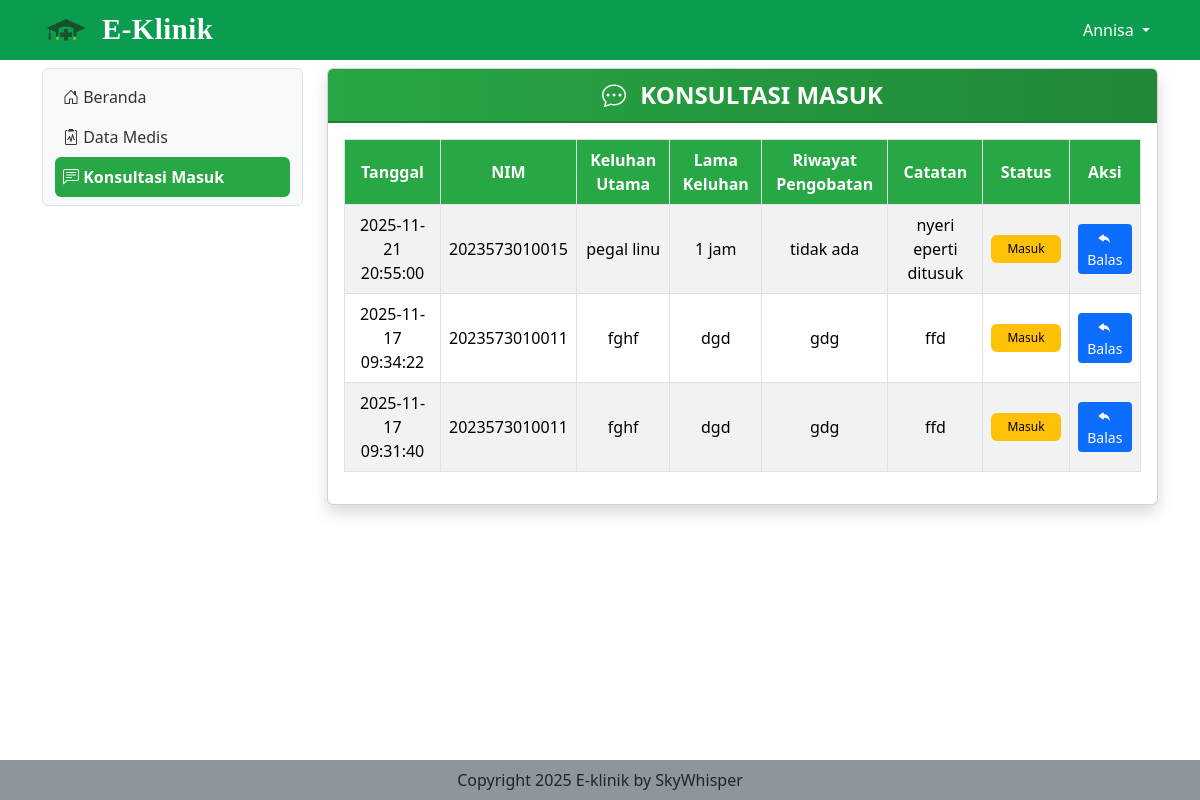
The app's page /konsultasimasuk (signed in), older data.
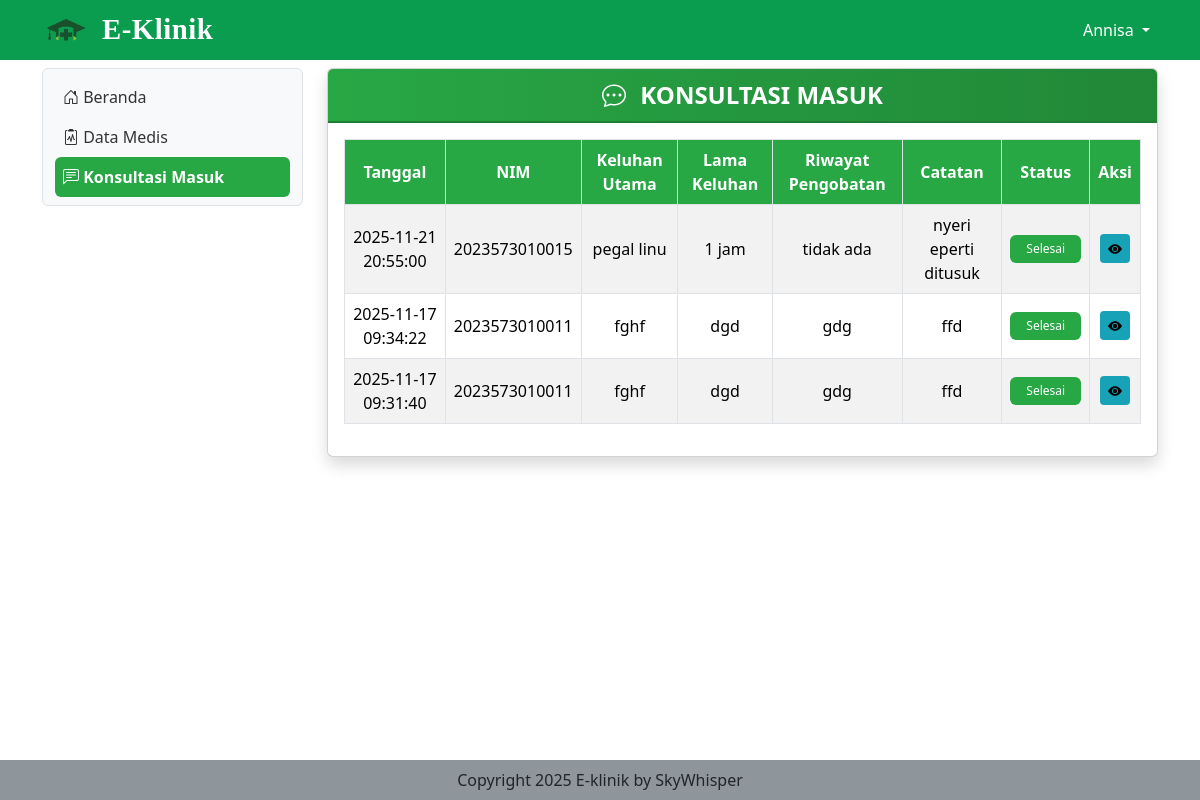
The same page, newer data.
### tables this page shows
CREATE TABLE `konsultasi` (
  `id_konsultasi` bigint(20) NOT NULL,
  `tgl_konsultasi` datetime DEFAULT current_timestamp(),
  `keluhan_utama` text DEFAULT NULL,
  `lama_keluhan` text DEFAULT NULL,
  `riwayat_pengobatan_sendiri` text DEFAULT NULL,
  `catatan_mahasiswa` text DEFAULT NULL,
  `nim` varchar(50) DEFAULT NULL,
  `id_petugas` varchar(50) DEFAULT NULL,
  `status` varchar(20) DEFAULT NULL
);

CREATE TABLE `tindak_lanjut` (
  `id_tindak_lanjut` bigint(20) NOT NULL,
  `tgl_tindak_lanjut` datetime DEFAULT current_timestamp(),
  `diagnosa` text DEFAULT NULL,
  `resep_obat` text DEFAULT NULL,
  `saran_perawatan` text DEFAULT NULL,
  `id_konsultasi` bigint(20) DEFAULT NULL,
  `nim` varchar(50) DEFAULT NULL,
  `id_petugas` varchar(50) DEFAULT NULL
);

### konsultasimasuk.php (the view, shortened to what this page needs)
<?php
include 'proses/connect.php';
$id_petugas = $_SESSION['username_eklinik'];
$sql = "SELECT k.*, tl.tgl_tindak_lanjut, tl.diagnosa, tl.resep_obat, tl.saran_perawatan
        FROM konsultasi k
        LEFT JOIN tindak_lanjut tl ON k.id_konsultasi = tl.id_konsultasi
        WHERE k.id_petugas = '$id_petugas'
        ORDER BY k.tgl_konsultasi DESC";
$result = mysqli_query($conn, $sql);
?>
<div class="col-lg-9 mt-2">
    <div class="card shadow">
        <div class="card-header">
            <i class="bi bi-chat-dots me-2"></i> KONSULTASI MASUK
        </div>
    <div class="card-body">
        <table class="table table-bordered table-striped text-center">
            <thead>
                <tr>
                    <th>Tanggal</th>
                    <th>NIM</th>
                    <th>Keluhan Utama</th>
                    <th>Lama Keluhan</th>
                    <th>Riwayat Pengobatan</th>
                    <th>Catatan</th>
                    <th>Status</th>
                    <th>Aksi</th>
                </tr>
            </thead>
            <tbody>
                <?php while ($row = mysqli_fetch_assoc($result)): ?>
                <tr>
                    <td><?= $row['tgl_konsultasi'] ?></td>
                    <td><?= $row['nim'] ?></td>
                    <td><?= $row['keluhan_utama'] ?></td>
                    <td><?= $row['lama_keluhan'] ?></td>
                    <td><?= $row['riwayat_pengobatan_sendiri'] ?></td>
                    <td><?= $row['catatan_mahasiswa'] ?></td>
                    <td>
                        <?php if (empty($row['tgl_tindak_lanjut'])): ?>
                            <span class="badge text-bg-warning px-3 py-2">Masuk</span>
                        <?php else: ?>
                            <span class="badge text-bg-success px-3 py-2">Selesai</span>
                        <?php endif; ?>
                    </td>
                    <td>
                        <?php if (empty($row['tgl_tindak_lanjut'])): ?>
                            <button class="btn btn-primary btn-sm"
                                    data-bs-toggle="modal"
                                    data-bs-target="#balasModal"
                                    data-id="<?= $row['id_konsultasi'] ?>"
                                    data-nim="<?= $row['nim'] ?>">
                                <i class="bi bi-reply-fill"></i> Balas
                            </button>
                        <?php else: ?>
                            <button class="btn btn-info btn-sm"
                                    data-bs-toggle="modal"
                                    data-bs-target="#detailModal"
                                    data-nim="<?= $row['nim'] ?>"
                                    data-keluhan="<?= $row['keluhan_utama'] ?>"
                                    data-lama="<?= $row['lama_keluhan'] ?>"
                                    data-riwayat="<?= $row['riwayat_pengobatan_sendiri'] ?>"
                                    data-catatan="<?= $row['catatan_mahasiswa'] ?>"
                                    data-tgl="<?= $row['tgl_tindak_lanjut'] ?>"
                                    data-diagnosa="<?= $row['diagnosa'] ?>"
                                    data-resep="<?= $row['resep_obat'] ?>"
                                    data-saran="<?= $row['saran_perawatan'] ?>">
                                <i class="bi bi-eye-fill"></i>
                            </button>
                        <?php endif; ?>
                    </td>
                </tr>
                <?php endwhile; ?>
            </tbody>
        </table>
    </div>
</div>
</div>

### index.php (shortened to what this page needs)
<?php
if (isset($_GET['x']) && $_GET['x'] == 'beranda') {
    $page = "beranda.php";
    include "main.php";
} elseif (isset($_GET['x']) && $_GET['x'] == 'datamedis') {
    $page = "datamedis.php";
    include "main.php";
} elseif (isset($_GET['x']) && $_GET['x'] == 'konsultasimasuk') {
    if ($_SESSION['role_eklinik'] == 'petugas klinik' || $_SESSION['role_eklinik'] == 'mahasiswa') {
        include "main.php";
    } else {
        $page = "beranda.php";
        include "main.php";
    }
} elseif (isset($_GET['x']) && $_GET['x'] == 'login') {
    include "login.php";
} elseif (isset($_GET['x']) && $_GET['x'] == 'logout') {
    include "proses/proses_logout.php";
} else {
    $page = "beranda.php";
    include "main.php";
}

### main.php (shortened to what this page needs)
<?php
include "proses/connect.php";
$query = mysqli_query($conn, "SELECT * FROM user WHERE username = '$_SESSION[username_eklinik]'");
$hasil = mysqli_fetch_array($query);
?>
<!doctype html>
<html lang="en">
<head>
    <link href="https://cdn.jsdelivr.net/npm/bootstrap@5.3.8/dist/css/bootstrap.min.css" rel="stylesheet"
>
    <link rel="stylesheet" href="https://cdn.jsdelivr.net/npm/bootstrap-icons@1.13.1/font/bootstrap-icons.min.css">
</head>
<body>
    <?php include "header.php" ?>
    <div class="container-lg">
        <div class="row">
            <?php include "sidebar.php" ?>
            <?php
            include $page;
            ?>
        </div>
        <div class="fixed-bottom text-center  py-2" style="background-color: #8e959bff;">
            Copyright 2025 E-klinik by SkyWhisper
        </div>
    </div>
</body>
</html>

### header.php (shortened to what this page needs)
<nav class="navbar navbar-expand sticky-top" style="background-color: #0b9d4fff; padding-top: 0.3rem; padding-bottom: 0.3rem;">
  <div class="container-lg">
    <a class="navbar-brand fw-bold d-flex align-items-center" href="."
      style="font-family: 'Times New Roman', Times, serif; font-size: 1.8rem; color: #fff; letter-spacing: 0.5px;">
      <img src="assets/img/logo2.png" alt="Logo E-Klinik"
        style="width: 50px; height: 40px; object-fit: contain; margin-right: 10px;">
      <span style="line-height: 1;">E-Klinik</span>
    </a>
    <div class="collapse navbar-collapse justify-content-end" id="navbarNavDropdown">
      <ul class="navbar-nav">
        <li class="nav-item dropdown">
          <a class="nav-link dropdown-toggle text-white" href="#" role="button" data-bs-toggle="dropdown" aria-expanded="false">
            <?php echo $_SESSION['nama_eklinik'] ?? 'User'; ?>
          </a>
        </li>
      </ul>
    </div>
  </div>
</nav>

### sidebar.php (shortened to what this page needs)
<link rel="stylesheet" href="assets/css/style.css">
<div class="col-lg-3">
    <nav class="navbar navbar-expand-lg bg-light rounded border mt-2">
        <div class="container-fluid">
            <div class="offcanvas offcanvas-start" tabindex="-1" id="offcanvasNavbar"
                aria-labelledby="offcanvasNavbarLabel" style="width: 250px">
                <div class="offcanvas-body">
                    <ul class="navbar-nav nav-pills flex-column justify-content-end flex-grow-1">
                        <li class="nav-item">
                            <a class="nav-link ps-2 <?php echo (isset($_GET['x']) && $_GET['x'] == 'beranda' || !isset($_GET['x'])) ? 'active link-light' : 'link-dark'; ?>"
                                aria-current="page" href="beranda"><i class="bi bi-house-door"></i> Beranda</a>
                        </li>
                        <?php if ($hasil['role'] == 'petugas klinik') { ?>
                            <li class="nav-item">
                                <a class="nav-link ps-2 <?php echo (isset($_GET['x']) && $_GET['x'] == 'datamedis_mahasiswa') ? 'active link-light' : 'link-dark'; ?>"
                                    href="datamedis_mahasiswa"><i class="bi bi-clipboard2-pulse"></i> Data Medis</a>
                            </li>
                        <?php } ?>
                        <?php if ($hasil['role'] == 'petugas klinik') { ?>
                            <li class="nav-item">
                                <a class="nav-link ps-2 <?php echo (isset($_GET['x']) && $_GET['x'] == 'konsultasimasuk') ? 'active link-light' : 'link-dark'; ?>"
                                    href="konsultasimasuk"><i class="bi bi-chat-left-text"></i> Konsultasi Masuk</a>
                            </li>
                        <?php } ?>
                    </ul>
                </div>
            </div>
        </div>
    </nav>
</div>

### assets/css/style.css (style rules this page uses)
body { height: 100%; }
.nav-pills .nav-link.active { background-color: #28a745 !important; color: #ffffff !important; font-weight: bold; border-radius: 6px; }
.nav-pills .nav-link { color: #333333 !important; }

### konsultasimasuk.php (style rules this page uses)
.card-header { font-size: 1.5rem; font-weight: 700; color: #fff; background: linear-gradient(90deg, #28a745, #218838); text-align: center; border-bottom: 2px solid #1e7e34; }
.table thead th { background-color: #28a745; color: #fff; text-align: center; vertical-align: middle; }
.table tbody td { vertical-align: middle; }
.badge.text-bg-success { background-color: #28a745 !important; font-weight: 500; }
.btn-info { background-color: #17a2b8; border: none; }
.card-body { max-height: 75vh; overflow-y: auto; }
.badge.text-bg-warning { background-color: #ffc107 !important; color: #212529; font-weight: 500; }
.btn-primary { background-color: #0d6efd; border: none; }

Row changes from the older to the newer data that the page shows:
no longer on this page (row edited): konsultasi: tgl_konsultasi "2025-11-21 20:55:00", nim "2023573010015", keluhan_utama "pegal linu", lama_keluhan "1 jam", riwayat_pengobatan_sendiri "tidak ada", catatan_mahasiswa "nyeri eperti ditusuk", shows "Masuk"
no longer on this page (row edited): konsultasi: tgl_konsultasi "2025-11-17 09:34:22", nim "2023573010011", keluhan_utama "fghf", lama_keluhan "dgd", riwayat_pengobatan_sendiri "gdg", catatan_mahasiswa "ffd", shows "Masuk"
no longer on this page (row edited): konsultasi: tgl_konsultasi "2025-11-17 09:31:40", nim "2023573010011", keluhan_utama "fghf", lama_keluhan "dgd", riwayat_pengobatan_sendiri "gdg", catatan_mahasiswa "ffd", shows "Masuk"
added tindak_lanjut: id_konsultasi.tgl_konsultasi "2025-11-21 20:55:00", id_konsultasi.nim "2023573010015", id_konsultasi.keluhan_utama "pegal linu", id_konsultasi.lama_keluhan "1 jam", id_konsultasi.riwayat_pengobatan_sendiri "tidak ada", id_konsultasi.catatan_mahasiswa "nyeri eperti ditusuk", shows "Selesai"
added tindak_lanjut: id_konsultasi.tgl_konsultasi "2025-11-17 09:34:22", id_konsultasi.nim "2023573010011", id_konsultasi.keluhan_utama "fghf", id_konsultasi.lama_keluhan "dgd", id_konsultasi.riwayat_pengobatan_sendiri "gdg", id_konsultasi.catatan_mahasiswa "ffd", shows "Selesai"
added tindak_lanjut: id_konsultasi.tgl_konsultasi "2025-11-17 09:31:40", id_konsultasi.nim "2023573010011", id_konsultasi.keluhan_utama "fghf", id_konsultasi.lama_keluhan "dgd", id_konsultasi.riwayat_pengobatan_sendiri "gdg", id_konsultasi.catatan_mahasiswa "ffd", shows "Selesai"
